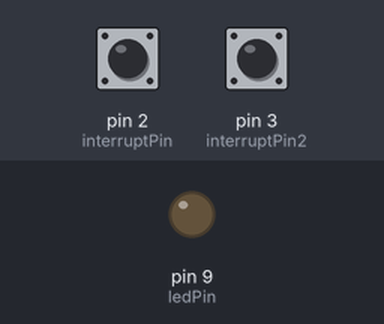
Bench run of a sketch on a simulated Arduino Uno, built with avr-gcc and run on an emulated ATmega328P. Parts: output pins drawn as LEDs (lit = HIGH). The test bench sets the inputs (shaded band); at power-on: pin 3 (interruptPin2) HIGH, pin 2 (interruptPin) HIGH.

Above: at 1.2 s.
1.3 s: pin 3 (interruptPin2) pulled LOW for 0.15 s
At 2.1 s:
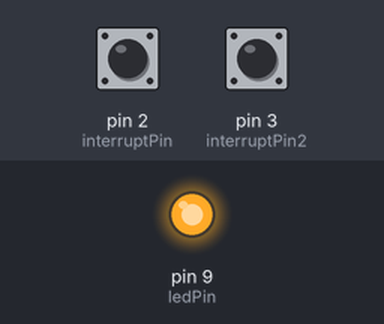
2.9 s: pin 2 (interruptPin) pulled LOW for 0.15 s
At 3.3 s:
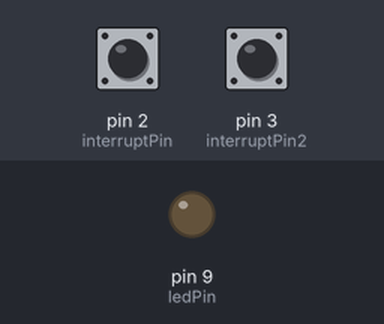
4.5 s: pin 3 (interruptPin2) pulled LOW for 1 s
At 5.7 s:
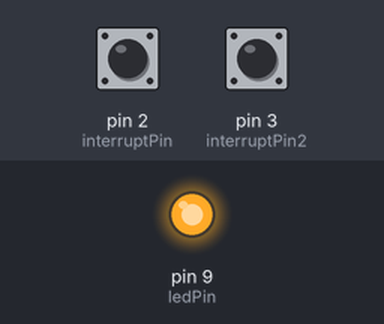
Timing chart, 0 to 7.5 s (numbered marks = the images above; inputs shaded):
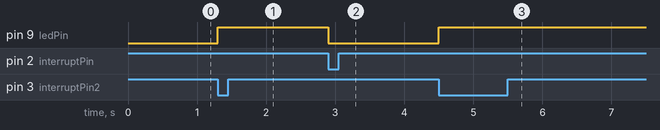

The sketch:

ligaLedUmBotaoDesligaOutro_interrupt_correto.ino
```cpp
const int ledPin = 9;
const int interruptPin = 2;
const int interruptPin2 = 3;
bool state = LOW;

void setup(){
  pinMode(ledPin, OUTPUT);
  pinMode(interruptPin, INPUT_PULLUP);
  pinMode(interruptPin2, INPUT_PULLUP);
  attachInterrupt(digitalPinToInterrupt(interruptPin), desliga, FALLING);
  attachInterrupt(digitalPinToInterrupt(interruptPin2), liga, FALLING);
}

void loop(){
  digitalWrite(ledPin, state);
}
void desliga(){
  state = 0;
}
void liga(){
  state = 1;
}
```

Measured:
- after the input at 1.3 s, pin 9 (ledPin): LOW → HIGH at once
- after the input at 2.9 s, pin 9 (ledPin): HIGH → LOW at once
- after the input at 4.5 s, pin 9 (ledPin): LOW → HIGH at once
